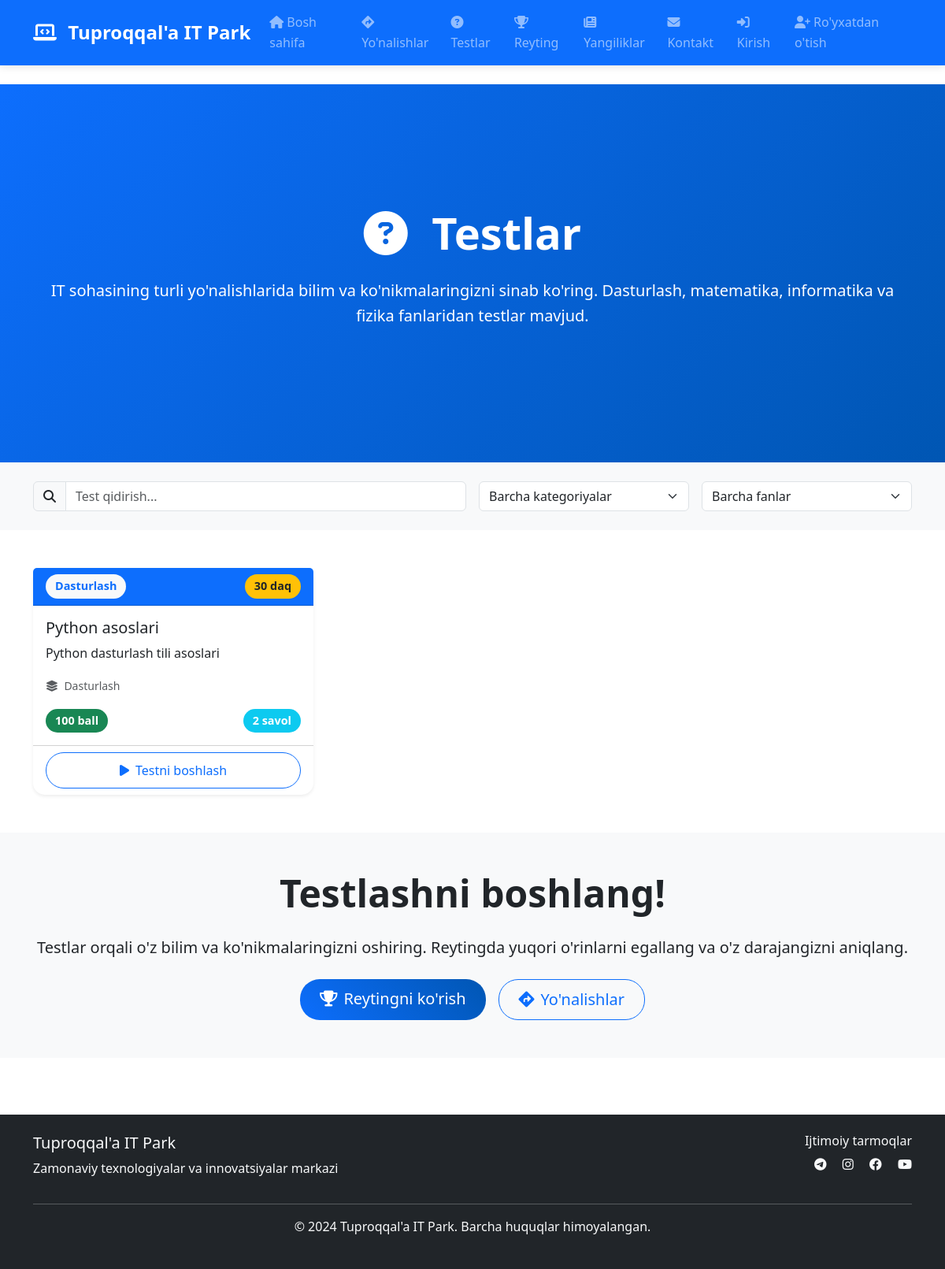
The page /tests/ on the database its author committed.
### tests/models.py (models this page shows, shortened)
class Test(models.Model):
    TEST_TYPES = [
        ('multiple_choice', 'Ko\'p tanlovli'),
        ('coding', 'Kod yozish'),
        ('logic', 'Mantiqiy masalalar'),
    ]
    SUBJECTS = [
        ('programming', 'Dasturlash'),
        ('mathematics', 'Matematika'),
        ('informatics', 'Informatika'),
        ('physics', 'Fizika'),
    ]
    title = models.CharField(max_length=200)
    description = models.TextField()
    category = models.ForeignKey(Category, on_delete=models.CASCADE)
    subject = models.CharField(max_length=20, choices=SUBJECTS)
    test_type = models.CharField(max_length=20, choices=TEST_TYPES)
    time_limit = models.IntegerField(help_text='Daqiqalarda', default=30)
    max_score = models.IntegerField(default=100)
    is_active = models.BooleanField(default=True)
    created_at = models.DateTimeField(auto_now_add=True)
    updated_at = models.DateTimeField(auto_now=True)

class Category(models.Model):
    name = models.CharField(max_length=100)
    description = models.TextField(blank=True)
    icon = models.CharField(max_length=50, blank=True)
    class Meta:
        verbose_name_plural = "Categories"

### tests/views.py (the view)
# urls.py: path('', views.test_list, name='test_list'),
def test_list(request):
    categories = Category.objects.all()
    tests = Test.objects.filter(is_active=True)
    category_id = request.GET.get('category')
    subject = request.GET.get('subject')
    if category_id:
        tests = tests.filter(category_id=category_id)
    if subject:
        tests = tests.filter(subject=subject)
    context = {
        'categories': categories,
        'tests': tests,
        'selected_category': category_id,
        'selected_subject': subject,
    }
    return render(request, 'tests/test_list.html', context)

### templates/tests/test_list.html (shortened to what this page needs)
{% extends 'base.html' %}
{% block content %}
<section class="hero-section bg-primary text-white py-5">
    <div class="container">
        <div class="text-center">
            <h1 class="display-4 fw-bold mb-4">
                <i class="fas fa-question-circle me-3"></i>
                Testlar
            </h1>
            <p class="lead">
                IT sohasining turli yo'nalishlarida bilim va ko'nikmalaringizni sinab ko'ring.
                Dasturlash, matematika, informatika va fizika fanlaridan testlar mavjud.
            </p>
        </div>
    </div>
</section>
<section class="py-4 bg-light">
    <div class="container">
        <div class="row g-3">
            <div class="col-md-6">
                <div class="input-group">
                    <span class="input-group-text"><i class="fas fa-search"></i></span>
                    <input type="text" class="form-control" id="test-search" placeholder="Test qidirish...">
                </div>
            </div>
            <div class="col-md-3">
                <select class="form-select" id="category-filter">
                    <option value="">Barcha kategoriyalar</option>
                </select>
            </div>
            <div class="col-md-3">
                <select class="form-select" id="subject-filter">
                    <option value="">Barcha fanlar</option>
                </select>
            </div>
        </div>
    </div>
</section>
<section class="py-5">
    <div class="container">
        {% if tests %}
            <div class="row g-4">
                {% for test in tests %}
                <div class="col-md-6 col-lg-4 test-card" data-category="{{ test.category.id }}" data-subject="{{ test.subject }}">
                    <div class="card h-100 shadow-sm">
                        <div class="card-header bg-primary text-white">
                            <div class="d-flex justify-content-between align-items-center">
                                <span class="badge bg-light text-primary">{{ test.get_subject_display }}</span>
                                <span class="badge bg-warning text-dark">{{ test.time_limit }} daq</span>
                            </div>
                        </div>
                        <div class="card-body d-flex flex-column">
                            <h5 class="card-title test-title">{{ test.title }}</h5>
                            <p class="card-text test-description flex-grow-1">{{ test.description|truncatewords:15 }}</p>
                            <div class="mb-3">
                                <small class="text-muted">
                                    <i class="fas fa-layer-group me-1"></i>
                                    <span class="test-category">{{ test.category.name }}</span>
                                </small>
                            </div>
                            <div class="d-flex justify-content-between align-items-center">
                                <span class="badge bg-success">{{ test.max_score }} ball</span>
                                <span class="badge bg-info">{{ test.questions.count }} savol</span>
                            </div>
                        </div>
                        <div class="card-footer bg-transparent">
                            <a href="{% url 'tests:test_detail' test.id %}" class="btn btn-outline-primary w-100">
                                <i class="fas fa-play me-2"></i>Testni boshlash
                            </a>
                        </div>
                    </div>
                </div>
                {% endfor %}
            </div>
        {% endif %}
    </div>
</section>
<section class="py-5 bg-light">
    <div class="container text-center">
        <h2 class="display-5 fw-bold mb-4">Testlashni boshlang!</h2>
        <p class="lead mb-4">
            Testlar orqali o'z bilim va ko'nikmalaringizni oshiring.
            Reytingda yuqori o'rinlarni egallang va o'z darajangizni aniqlang.
        </p>
        <div class="d-flex justify-content-center gap-3">
            <a href="{% url 'tests:leaderboard' %}" class="btn btn-primary btn-lg">
                <i class="fas fa-trophy me-2"></i>Reytingni ko'rish
            </a>
            <a href="{% url 'main:directions_list' %}" class="btn btn-outline-primary btn-lg">
                <i class="fas fa-directions me-2"></i>Yo'nalishlar
            </a>
        </div>
    </div>
</section>
{% endblock %}

### static/css/style.css (style rules this page uses)
:root { --primary-color: #0d6efd; --secondary-color: #6c757d; --success-color: #198754; --warning-color: #ffc107; --danger-color: #dc3545; --light-color: #f8f9fa; --dark-color: #212529; }
body { font-family: 'Segoe UI', Tahoma, Geneva, Verdana, sans-serif; line-height: 1.6; }
.hero-section { background: linear-gradient(135deg, var(--primary-color) 0%, #0056b3 100%); min-height: 60vh; display: flex; align-items: center; }
.card { transition: transform 0.3s ease, box-shadow 0.3s ease; border: none; border-radius: 15px; }
.btn { border-radius: 25px; padding: 10px 25px; font-weight: 500; transition: all 0.3s ease; }
.btn-primary { background: linear-gradient(45deg, var(--primary-color), #0056b3); border: none; }
.btn-outline-primary { border-color: var(--primary-color); color: var(--primary-color); }
.badge { font-size: 0.9em; padding: 8px 12px; border-radius: 20px; }

### rows shown on the page
Test: subject "Dasturlash", time_limit "30", title "Python asoslari", description "Python dasturlash tili asoslari", category.name "Dasturlash", max_score "100", questions.count "2"
